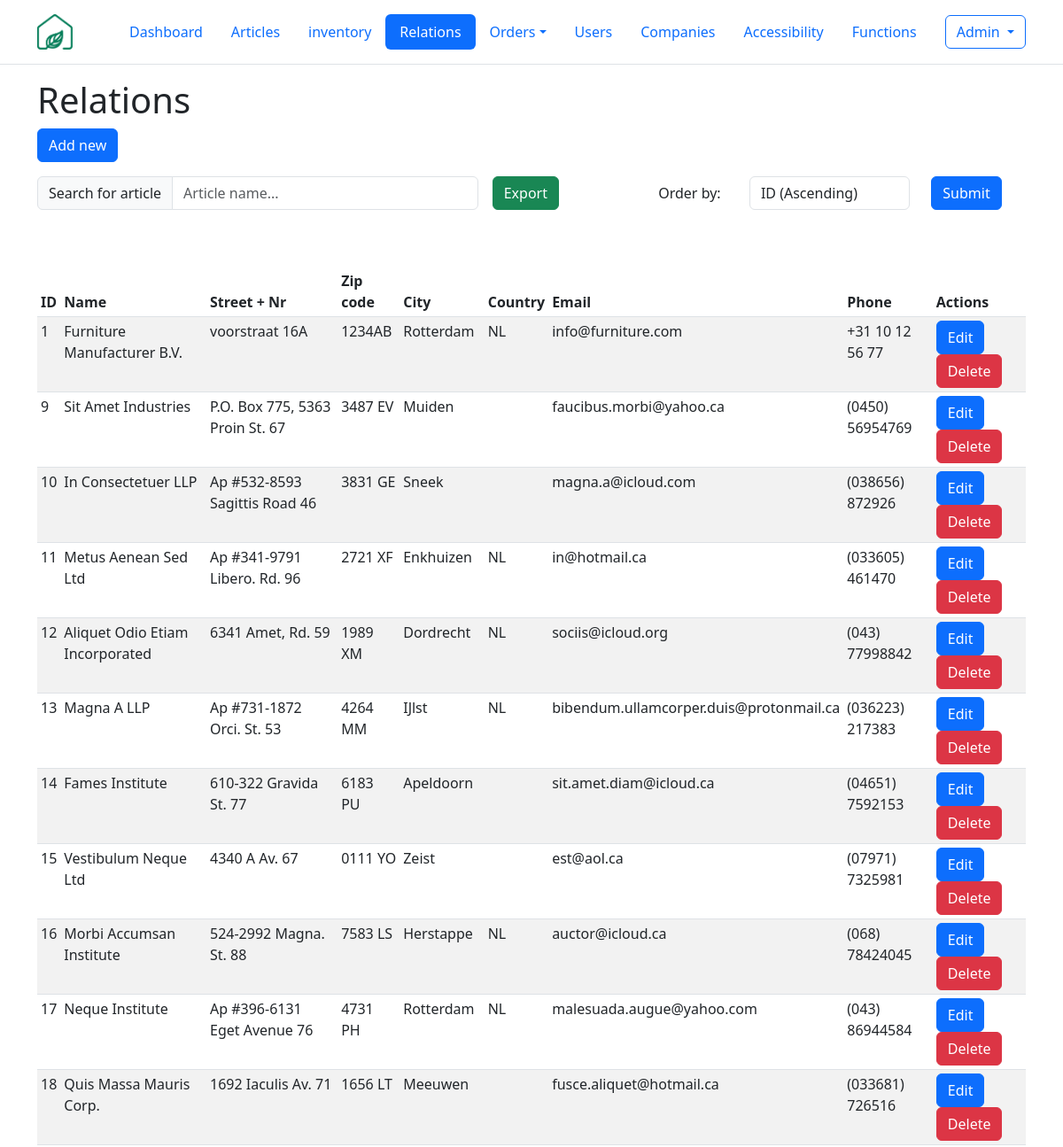
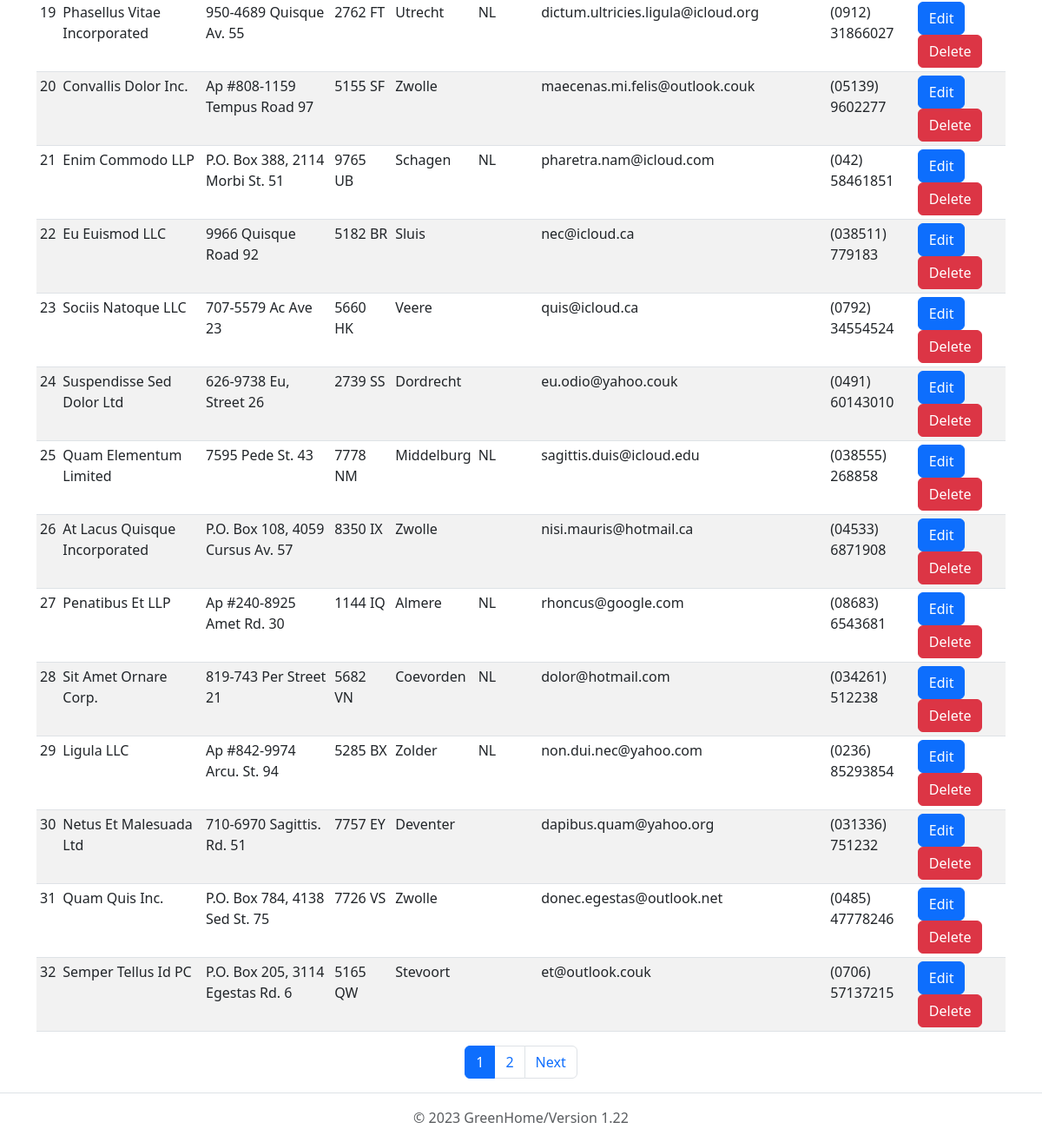
The page /php/relations/GUI_relations.php (signed in) on the database as committed earlier (2 pictures, top to bottom).
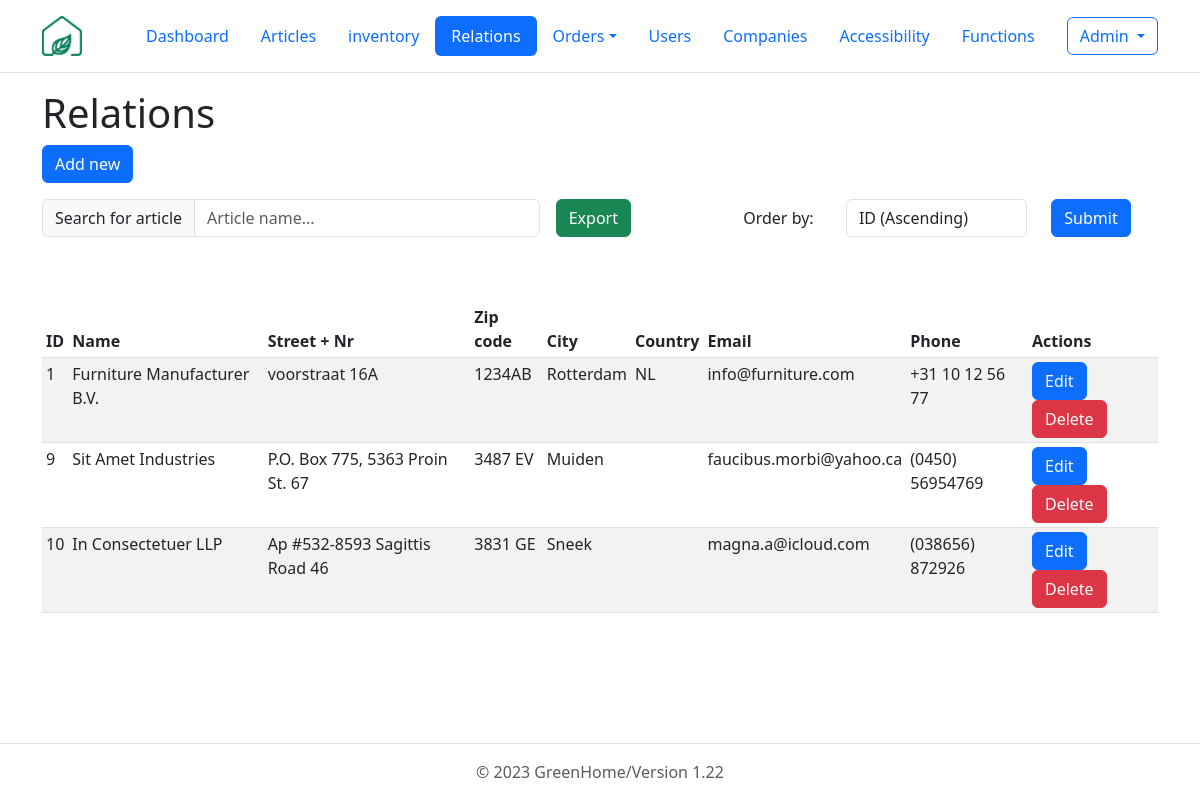
The same page on the database as committed later.
### tables this page shows
CREATE TABLE relations (
  id int(10) NOT NULL, 
  name varchar(255) NOT NULL, 
  street varchar(255) NOT NULL, 
  house_nr varchar(10), 
  zip_code varchar(50) NOT NULL, 
  city varchar(255) NOT NULL, 
  country_code char(2) NOT NULL, 
  email_adress varchar(255) NOT NULL, 
  phone_number varchar(22) NOT NULL 
);

### php/relations/GUI_relations.php (the view, shortened to what the changed rows need)
<?php
require_once '../include/db_connect.php';
?>
<!DOCTYPE html>
<html lang="en" class="h-100" data-bs-theme="light">
<head>
  <link href="https://cdn.jsdelivr.net/npm/bootstrap@5.3.0-alpha1/dist/css/bootstrap.min.css" rel="stylesheet">
</head>
<body class="d-flex flex-column h-100">
  <div class="container">
    <h1>Relations</h1>
  </div>
  <div class="container">
    <table class="table table-striped table-sm" id="table">
      <thead>
        <tr>
          <th>ID</th>
          <th>Name</th>
          <th>Street + Nr</th>
          <th>Zip code</th>
          <th>City</th>
          <th>Country</th>
          <th>Email</th>
          <th>Phone</th>
          <th>Actions</th>
        </tr>
      </thead>
      <tbody>
      <?php
      $records_per_page = 25;
      $sql_count = "SELECT COUNT(*) AS count FROM relations";
      $result_count = $connection->query($sql_count);
      $row_count = $result_count->fetch_assoc();
      $total_records = $row_count['count'];
      $total_pages = ceil($total_records / $records_per_page);
      $current_page = isset($_GET['page']) && is_numeric($_GET['page']) ? (int)$_GET['page'] : 1;
      $offset = ($current_page - 1) * $records_per_page;
      if(isset($_GET["order_by"])){
        $get_order_by = $_GET["order_by"];
        switch($get_order_by) {
          case "country_code_asc":
            $order_by = "country_code ASC";
            break;
          case "country_code_desc":
            $order_by = "country_code DESC";
            break;
          case "id_asc":
            $order_by = "id ASC";
            break;
          case "id_desc":
            $order_by = "id DESC";
            break;
          default:
            $order_by = "id ASC";
        }
      } else {
        $order_by = "id ASC";
      }
      $sql = "SELECT `id`, `name`, CONCAT(street, ' ', house_nr) AS 'address', `zip_code`, `city`, `country_code`, `email_adress`, `phone_number` FROM `relations`
      ORDER BY $order_by
      LIMIT $records_per_page
      OFFSET $offset;";
      $result = $connection->query($sql);
      while($row = $result->fetch_assoc()) {
        echo "<tr>
        <td>$row[id]</td>
        <td>$row[name]</td>
        <td>$row[address]</td>
        <td>$row[zip_code]</td>
        <td>$row[city]</td>
        <td>$row[country_code]</td>
        <td>$row[email_adress]</td>
        <td>$row[phone_number]</td>
        <td>
        <a class='btn btn-primary' href='GUI_relationEditor.php?id=$row[id]'>Edit</a>
        <a class='btn btn-danger' href='controller_relation.php?action=delete&id=$row[id]'>Delete</a>
        </td>
        </tr>";
      }
      ?>
      </tbody>
    </table>
  </div>
  <?php if ($total_pages > 1): ?>
    <nav aria-label="Page navigation">
      <ul class="pagination justify-content-center">
        <?php
          $start_page = max(1, $current_page - 5);
          $end_page = min($total_pages, $current_page + 5);
          for ($i = $start_page; $i <= $end_page; $i++):
        ?>
          <li class="page-item<?= $current_page == $i ? ' active' : '' ?>">
            <a class="page-link" href="?page=<?= $i ?>"><?= $i ?></a>
          </li>
        <?php endfor; ?>
        <?php if ($current_page < $total_pages): ?>
          <li class="page-item"><a class="page-link" href="?page=<?= $current_page + 1 ?>">Next</a></li>
        <?php endif; ?>
      </ul>
    </nav>
  <?php endif; ?>
</body>
</html>

Rows that differ between the two databases and show on the page:
removed relations: id "11", name "Metus Aenean Sed Ltd", row "Ap #341-9791 Libero. Rd. 96", zip_code "2721 XF", city "Enkhuizen", country_code "NL", email_adress "in@hotmail.ca", phone_number "(033605) 461470"
removed relations: id "12", name "Aliquet Odio Etiam Incorporated", row "6341 Amet, Rd. 59", zip_code "1989 XM", city "Dordrecht", country_code "NL", email_adress "sociis@icloud.org", phone_number "(043) 77998842"
removed relations: id "13", name "Magna A LLP", row "Ap #731-1872 Orci. St. 53", zip_code "4264 MM", city "IJlst", country_code "NL", email_adress "bibendum.ullamcorper.duis@protonmail.ca", phone_number "(036223) 217383"
removed relations: id "14", name "Fames Institute", row "610-322 Gravida St. 77", zip_code "6183 PU", city "Apeldoorn", email_adress "sit.amet.diam@icloud.ca", phone_number "(04651) 7592153"
removed relations: id "15", name "Vestibulum Neque Ltd", row "4340 A Av. 67", zip_code "0111 YO", city "Zeist", email_adress "est@aol.ca", phone_number "(07971) 7325981"
removed relations: id "16", name "Morbi Accumsan Institute", row "524-2992 Magna. St. 88", zip_code "7583 LS", city "Herstappe", country_code "NL", email_adress "auctor@icloud.ca", phone_number "(068) 78424045"
removed relations: id "17", name "Neque Institute", row "Ap #396-6131 Eget Avenue 76", zip_code "4731 PH", city "Rotterdam", country_code "NL", email_adress "malesuada.augue@yahoo.com", phone_number "(043) 86944584"
removed relations: id "18", name "Quis Massa Mauris Corp.", row "1692 Iaculis Av. 71", zip_code "1656 LT", city "Meeuwen", email_adress "fusce.aliquet@hotmail.ca", phone_number "(033681) 726516"
removed relations: id "19", name "Phasellus Vitae Incorporated", row "950-4689 Quisque Av. 55", zip_code "2762 FT", city "Utrecht", country_code "NL", email_adress "dictum.ultricies.ligula@icloud.org", phone_number "(0912) 31866027"
removed relations: id "20", name "Convallis Dolor Inc.", row "Ap #808-1159 Tempus Road 97", zip_code "5155 SF", city "Zwolle", email_adress "maecenas.mi.felis@outlook.couk", phone_number "(05139) 9602277"
removed relations: id "21", name "Enim Commodo LLP", row "P.O. Box 388, 2114 Morbi St. 51", zip_code "9765 UB", city "Schagen", country_code "NL", email_adress "pharetra.nam@icloud.com", phone_number "(042) 58461851"
removed relations: id "22", name "Eu Euismod LLC", row "9966 Quisque Road 92", zip_code "5182 BR", city "Sluis", email_adress "nec@icloud.ca", phone_number "(038511) 779183"
removed relations: id "23", name "Sociis Natoque LLC", row "707-5579 Ac Ave 23", zip_code "5660 HK", city "Veere", email_adress "quis@icloud.ca", phone_number "(0792) 34554524"
removed relations: id "24", name "Suspendisse Sed Dolor Ltd", row "626-9738 Eu, Street 26", zip_code "2739 SS", city "Dordrecht", email_adress "eu.odio@yahoo.couk", phone_number "(0491) 60143010"
removed relations: id "25", name "Quam Elementum Limited", row "7595 Pede St. 43", zip_code "7778 NM", city "Middelburg", country_code "NL", email_adress "sagittis.duis@icloud.edu", phone_number "(038555) 268858"
removed relations: id "26", name "At Lacus Quisque Incorporated", row "P.O. Box 108, 4059 Cursus Av. 57", zip_code "8350 IX", city "Zwolle", email_adress "nisi.mauris@hotmail.ca", phone_number "(04533) 6871908"
removed relations: id "27", name "Penatibus Et LLP", row "Ap #240-8925 Amet Rd. 30", zip_code "1144 IQ", city "Almere", country_code "NL", email_adress "rhoncus@google.com", phone_number "(08683) 6543681"
removed relations: id "28", name "Sit Amet Ornare Corp.", row "819-743 Per Street 21", zip_code "5682 VN", city "Coevorden", country_code "NL", email_adress "dolor@hotmail.com", phone_number "(034261) 512238"
removed relations: id "29", name "Ligula LLC", row "Ap #842-9974 Arcu. St. 94", zip_code "5285 BX", city "Zolder", country_code "NL", email_adress "non.dui.nec@yahoo.com", phone_number "(0236) 85293854"
removed relations: id "30", name "Netus Et Malesuada Ltd", row "710-6970 Sagittis. Rd. 51", zip_code "7757 EY", city "Deventer", email_adress "dapibus.quam@yahoo.org", phone_number "(031336) 751232"
removed relations: id "31", name "Quam Quis Inc.", row "P.O. Box 784, 4138 Sed St. 75", zip_code "7726 VS", city "Zwolle", email_adress "donec.egestas@outlook.net", phone_number "(0485) 47778246"
removed relations: id "32", name "Semper Tellus Id PC", row "P.O. Box 205, 3114 Egestas Rd. 6", zip_code "5165 QW", city "Stevoort", email_adress "et@outlook.couk", phone_number "(0706) 57137215"
Other text that changed with them:
list line gone: "1"
list line gone: "2"
text no longer shown: "Next"
